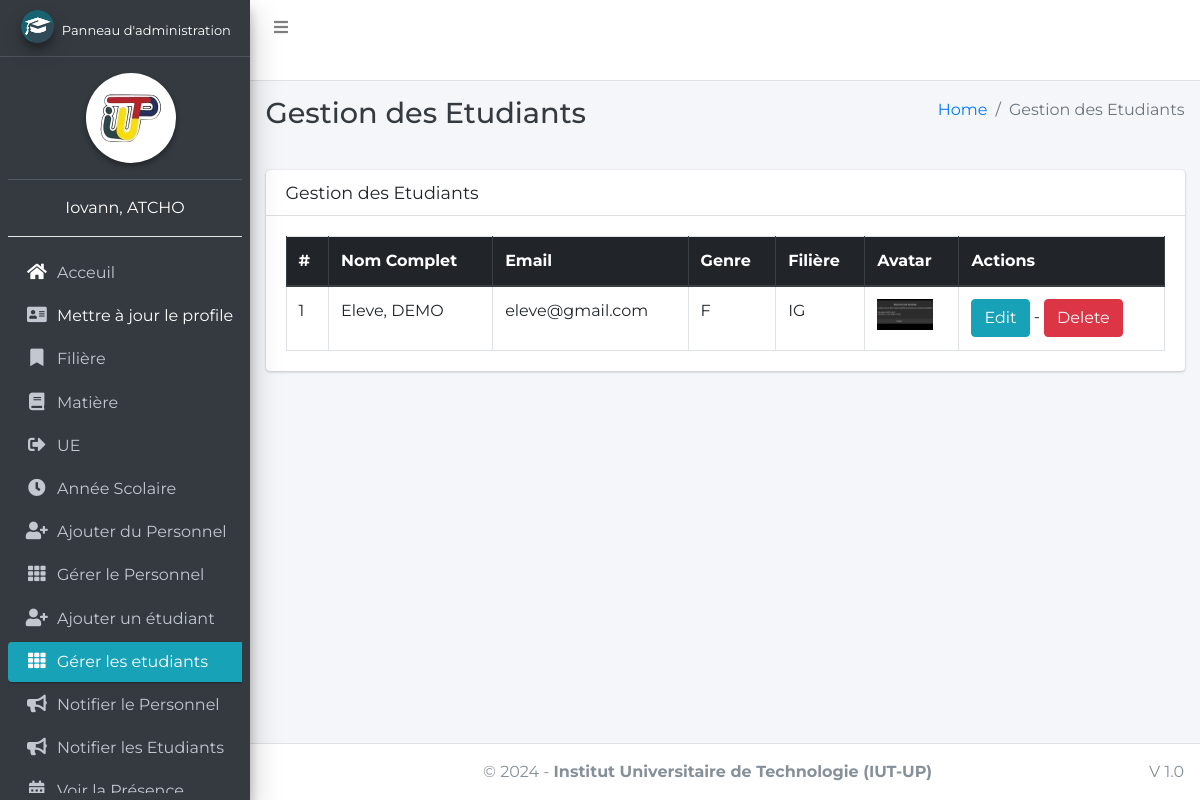
Page /student/manage/ (signed in) on the committed database.
### main_app/models.py (models this page shows, shortened)
class CustomUser(AbstractUser):
    USER_TYPE = ((1, "HOD"), (2, "Staff"), (3, "Student"))
    GENDER = [("M", "Male"), ("F", "Female")]
    username = None  # Removed username, using email instead
    email = models.EmailField(unique=True)
    user_type = models.CharField(default=1, choices=USER_TYPE, max_length=1)
    gender = models.CharField(max_length=1, choices=GENDER)
    profile_pic = models.ImageField()
    address = models.TextField()
    fcm_token = models.TextField(default="")  # For firebase notifications
    created_at = models.DateTimeField(auto_now_add=True)
    updated_at = models.DateTimeField(auto_now=True)
    USERNAME_FIELD = "email"
    REQUIRED_FIELDS = []
    objects = CustomUserManager()
    def __str__(self):
        return self.last_name + ", " + self.first_name

class Student(models.Model):
    admin = models.OneToOneField(CustomUser, on_delete=models.CASCADE)
    course = models.ForeignKey(Course, on_delete=models.DO_NOTHING, null=True, blank=False)
    session = models.ForeignKey(Session, on_delete=models.DO_NOTHING, null=True)
    cycle = models.ForeignKey(Cycle, on_delete=models.DO_NOTHING, null=True)
    years = models.ForeignKey(Years, on_delete=models.DO_NOTHING, null=True)

class Course(models.Model):
    name = models.CharField(max_length=120)
    cycle = models.ForeignKey(Cycle, on_delete=models.DO_NOTHING, null=True)
    created_at = models.DateTimeField(auto_now_add=True)
    updated_at = models.DateTimeField(auto_now=True)

### main_app/hod_views.py (the view)
# urls.py: path("student/manage/", hod_views.manage_student, name='manage_student'),
def manage_student(request):
    students = CustomUser.objects.filter(user_type=3)
    context = {
        'students': students,
        'page_title': 'Gestion des Etudiants'
    }
    return render(request, "hod_template/manage_student.html", context)

### main_app/templates/hod_template/manage_student.html
{% extends 'main_app/base.html' %}
{% load static %}
{% block page_title %}{{page_title}}{% endblock page_title %}
{% block content %}
<section class="content">
    <div class="container-fluid">
        <div class="row">
            <div class="col-md-12">
                <div class="card">
                    <div class="card-header">
                        <h3 class="card-title">{{page_title}}</h3>
                    </div>
                    <div class="card-body">
                        <table id="example2" class="table table-bordered table-hover">
                            <thead class="thead-dark">
                                <tr>
                                    <th>#</th>
                                    <th>Nom Complet</th>
                                    <th>Email</th>
                                    <th>Genre</th>
                                    <th>Filière</th>
                                    <th>Avatar</th>
                                    <th>Actions</th>
                                </tr>
                            </thead>
                            <tbody>
                                {% for student in students %}
                                <tr>
                                    <td>{{ forloop.counter }}</td>
                                    <td>{{student.last_name}}, {{student.first_name}}</td>
                                    <td>{{student.email}}</td>
                                    <td>{{student.gender}}</td>
                                    <td>{{student.student.course.name}}</td>
                                    <td>
                                        {% if student.profile_pic == ""  %}
                                        No Image
                                        {% else %}
                                        <img class="img img-fluid mb-2" height="56" width="56"
                                            src="{{student.profile_pic}}" alt="">
                                        {% endif %}
                                    </td>
                                    <td><a href="{% url 'edit_student' student.student.id %}" class="btn btn-info">Edit</a> -
                                        <a href="{% url 'delete_student' student.student.id %}" class="btn btn-danger" onclick="return confirm('Êtes vous sur de cela? ')">Delete</a>
                                    </td>
                                </tr>
                                {% endfor %}
                            </tbody>
                        </table>
                    </div>
                </div>
            </div>
        </div>
    </div>
</section>
{% endblock content %}

### main_app/templates/main_app/sidebar_template.html (shortened to what this page needs)
{% load static %}
<aside class="main-sidebar elevation-4 sidebar-dark-info">
    {% if request.user.user_type == '1' %}
    <a href="{% url 'admin_home' %}" class="brand-link">
        <img src="{% static 'dist/img/cmsl.png' %} " alt="AdminLTE Logo"
            class="brand-image img-circle elevation-3" >
        <span class="brand-text fw-bold text-white" style="font-size: small;">Panneau d'administration</span>
    </a>
    <div class="sidebar">
        <div class="user-panel mt-3 pb-3 mb-3 text-center">
            <div class="image text-center ">
                <img src="{% static 'dist/img/logoiut.png' %}" class="img-circle elevation-2 bg-white w-50" alt="User Image">
            </div>
        </div>
        <div class="info  text-center">
            <a href="#" class="d-block text-white">{{user}}</a>
            <hr class="bg-white">
        </div>
        <nav class="mt-2">
            <ul class="nav nav-pills nav-sidebar flex-column" data-widget="treeview" role="menu" data-accordion="false">
                <li class="nav-item">
                    {% url 'admin_home' as admin_home %}
                    <a href="{{admin_home}}" class="nav-link {% if admin_home == request.path %} active {% endif %}">
                        <i class="nav-icon fas fa-home text-white"></i>
                        <p>
                            Acceuil
                        </p>
                    </a>
                </li>
                <li class="nav-item">
                    {% url 'admin_view_profile' as admin_view_profile %}
                    <a href="{{admin_view_profile}}"
                        class="nav-link {% if admin_view_profile == request.path %} active {% endif %}">
                        <i class="nav-icon fas fa-address-card"></i>
                        <p class="text-white">
                            Mettre à jour le profile
                        </p>
                    </a>
                </li>
                <li class="nav-item has-treeview">
                    <a href="#" class="nav-link">
                        <i class="nav-icon fas fa-bookmark"></i>
                        <p>
                            Filière
                        </p>
                    </a>
                </li>
                <li class="nav-item has-treeview">
                    <a href="#" class="nav-link">
                        <i class="nav-icon fas fa-book"></i>
                        <p>
                            Matière
                        </p>
                    </a>
                </li>
                <li class="nav-item has-treeview">
                    <a href="#" class="nav-link">
                        <i class="nav-icon fas fa-sign-out-alt"></i>
                        <p>
                            UE
                        </p>
                    </a>
                </li>
                <li class="nav-item has-treeview">
                    <a href="#" class="nav-link">
                        <i class="nav-icon fas fa-clock"></i>
                        <p>
                            Année Scolaire
                        </p>
                    </a>
                </li>
                <li class="nav-item">
                    {% url 'add_staff' as add_staff %}
                    <a href="{{add_staff}}" class="nav-link {% if add_staff == request.path %} active {% endif %}">
                        <i class="nav-icon fas fa-user-plus"></i>
                        <p>
                            Ajouter du Personnel
                        </p>
                    </a>
                </li>
                <li class="nav-item">
                    {% url 'manage_staff' as manage_staff %}
                    {% url 'edit_staff' staff_id as edit_staff %}
                    <a href="{{manage_staff}}"
                        class="nav-link {% if manage_staff == request.path or request.path == edit_staff %} active {% endif %}">
                        <i class="nav-icon fas fa-th"></i>
                        <p>
                            Gérer le Personnel
                        </p>
                    </a>
                </li>
                <li class="nav-item">
                    {% url 'add_student' as add_student%}
                    <a href="{{add_student}}" class="nav-link  {% if add_student == request.path %} active {% endif %}">
                        <i class="nav-icon fas fa-user-plus"></i>
                        <p>
                            Ajouter un étudiant
                        </p>
                    </a>
                </li>
                <li class="nav-item">
                    {% url 'manage_student' as manage_student %}
                    {% url 'edit_student' student_id as edit_student %}
                    <a href="{{manage_student}}"
                        class="nav-link  {% if edit_student == request.path or manage_student == request.path %} active {% endif %}">
                        <i class="nav-icon fas fa-th"></i>
                        <p>
                            Gérer les etudiants
                        </p>
                    </a>
                </li>
                <li class="nav-item">
                    {% url 'admin_notify_staff' as admin_notify_staff %}
                    <a href="{{admin_notify_staff}}"
                        class="nav-link {% if admin_notify_staff == request.path %} active {% endif %}">
                        <i class="nav-icon fas fa-bullhorn"></i>
                        <p>
                            Notifier le Personnel
                        </p>
                    </a>
                </li>
                <li class="nav-item">
                    {% url 'admin_notify_student' as admin_notify_student %}
                    <a href="{{admin_notify_student}}"
                        class="nav-link {% if admin_notify_student == request.path %} active {% endif %}">
                        <i class="nav-icon fas fa-bullhorn"></i>
                        <p>
                            Notifier les Etudiants
                        </p>
                    </a>
                </li>
                <li class="nav-item">
                    {% url 'admin_view_attendance' as admin_view_attendance %}
                <li class="nav-item">
                    <a href="{{admin_view_attendance}}"
                        class="nav-link  {% if admin_view_attendance == request.path %} active {% endif %}">
                        <i class="nav-icon fas fa-calendar-alt"></i>
                        <p>
                            Voir la Présence
                        </p>
                    </a>
                </li>
                                        {% endif %}
                                    </ul>
                                </nav>
                            </div>
</aside>

### main_app/templates/main_app/base.html (style rules this page uses)
body { font-family: 'Montserrat', sans-serif; }

### rows in the picture
CustomUser: last_name+first_name "Iovann, ATCHO"
CustomUser: last_name "Eleve", first_name "DEMO", email "eleve@gmail.com", gender "F", student.course.name "IG"

### other values in the picture
{{ page_title }} "Gestion des Etudiants"
